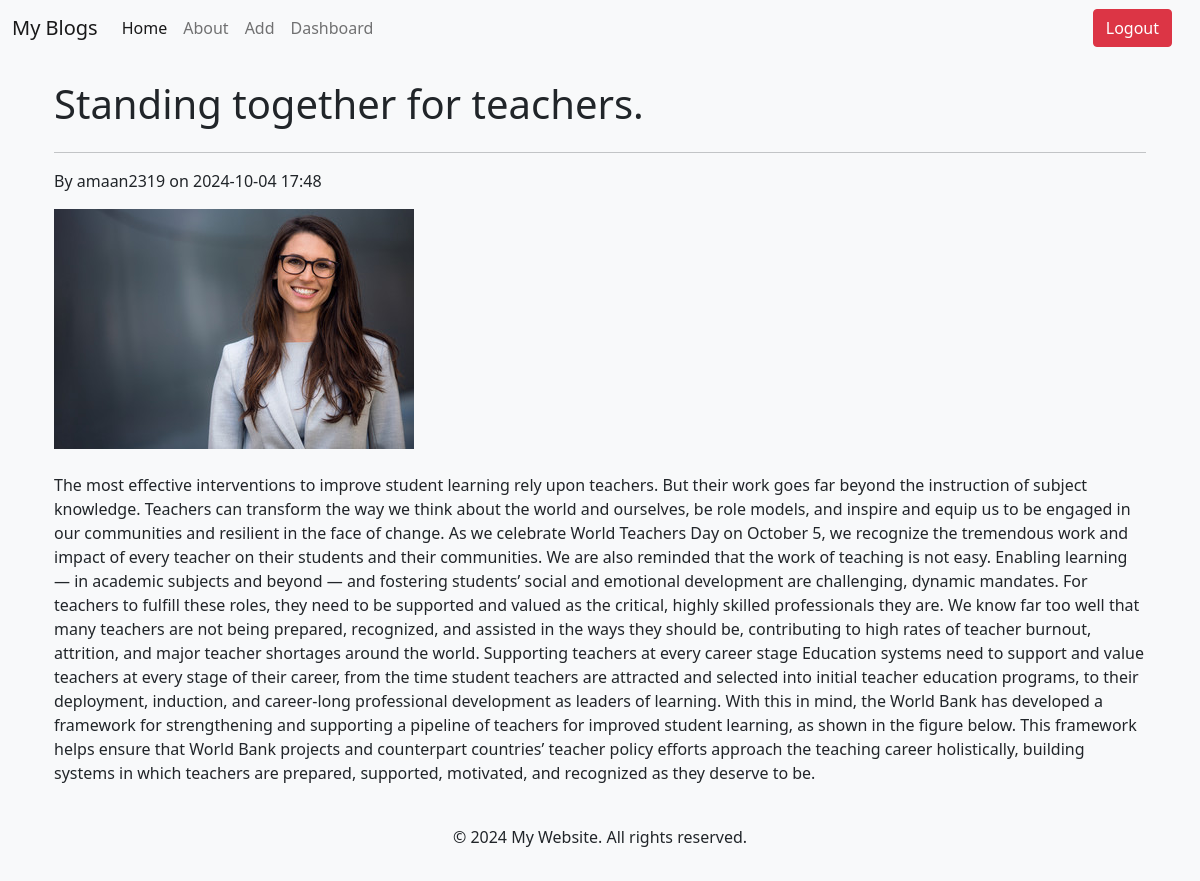
The app's page /post/4 with its own data.
### app.py (models this page shows)
class Article(db.Model):
    id = db.Column(db.Integer, primary_key=True)
    title = db.Column(db.String(50))
    author = db.Column(db.String(20))
    post_date = db.Column(db.DateTime)
    image_filename = db.Column(db.String(200), nullable=True)  # Add this line
    content = db.Column(db.Text)

### app.py (the view)
@app.route("/post/<int:article_id>")
def post(article_id):
    article = Article.query.get_or_404(article_id)
    return render_template("post.html", article=article)

### templates/post.html (shortened to what this page needs)
{% extends "base.html" %}
{% block content %}
<div class="container">
    <div class="d-flex justify-content-between align-items-center">
        <h1>{{ article.title }}</h1>
    </div>
    <hr>
    <p>By {{ article.author }} on {{ article.post_date.strftime('%Y-%m-%d %H:%M') }}</p>
    {% if article.image_filename %}
        <img src="{{ url_for('static', filename='uploads/' + article.image_filename) }}" alt="{{ article.title }}" class="img-fluid">
    {% endif %}
    <div class="content mt-4">
        <p>{{ article.content }}</p>
    </div>
</div>
{% endblock %}

### records on screen
Article: title "Standing together for teachers.", author "amaan2319", post_date "2024-10-04 17:48", image_filename (picture), content "The most effective interventions to improve student learning rely upon teachers. But their work goes far beyond the instruction of subject knowledge. Teachers can transform the way we think about the world and ourselves, be role models, and inspire and equip us to be engaged in our communities and resilient in the face of change. As we celebrate World Teachers Day on October 5, we recognize the tremendous work and impact of every teacher on their students and their communities. We are also reminded that the work of teaching is not easy. Enabling learning — in academic subjects and beyond — and fostering students’ social and emotional development are challenging, dynamic mandates. For…"
